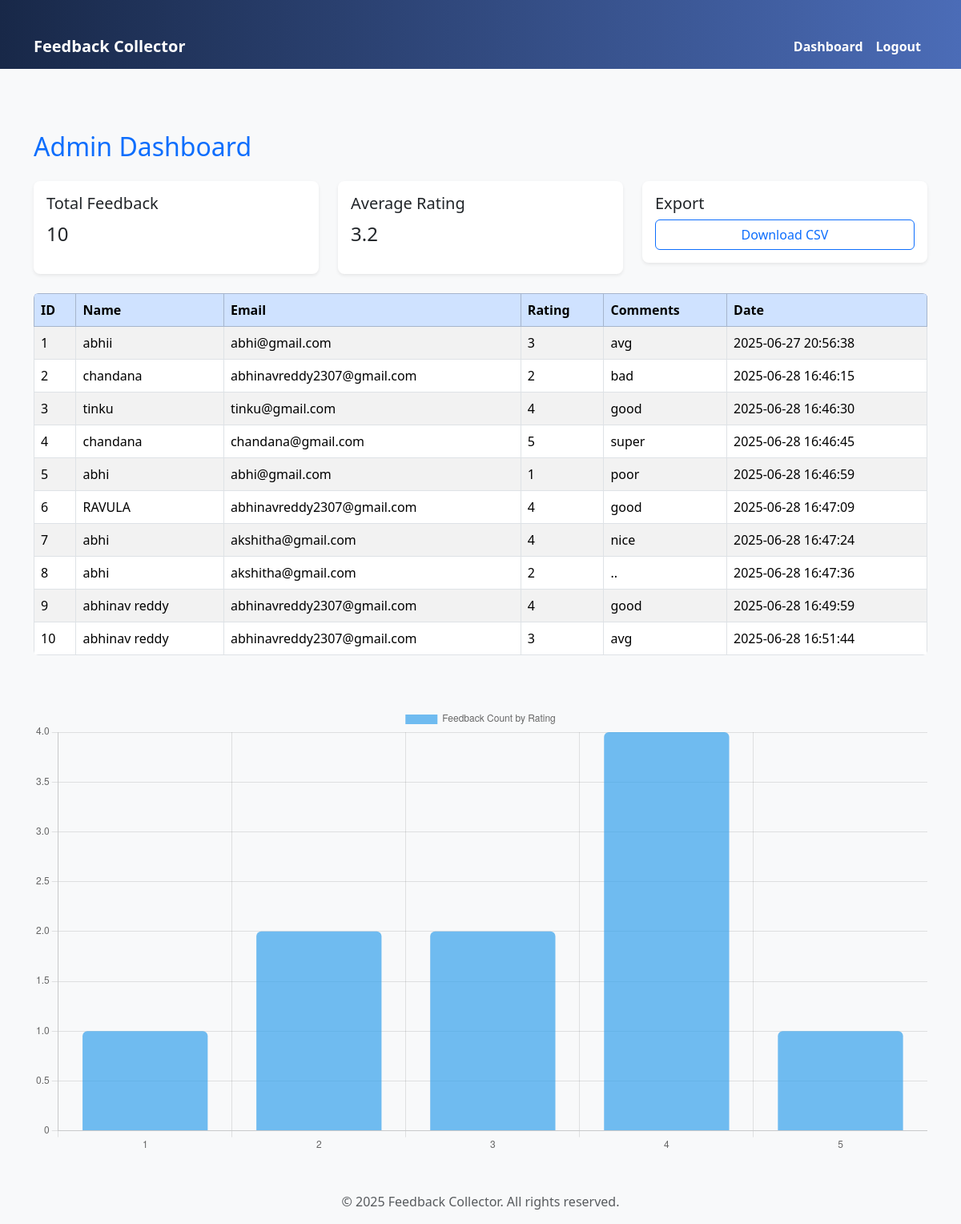
The page /admin-dashboard (signed in) on the database its author committed.
### tables this page shows
CREATE TABLE Feedback (
                    id INTEGER PRIMARY KEY AUTOINCREMENT,
                    name TEXT NOT NULL,
                    email TEXT NOT NULL,
                    rating INTEGER NOT NULL,
                    comments TEXT,
                    date_submitted TEXT NOT NULL
                );

### app.py (the view)
@app.route('/admin-dashboard')
def admin_dashboard():
    if not session.get('admin'):
        return redirect('/login')
    conn = sqlite3.connect('database.db')
    c = conn.cursor()
    c.execute("SELECT * FROM Feedback")
    feedback_data = c.fetchall()
    total_feedback = len(feedback_data)
    avg_rating = round(sum([row[3] for row in feedback_data]) / total_feedback, 2) if total_feedback else 0
    rating_counts = [0, 0, 0, 0, 0]
    for row in feedback_data:
        rating_counts[row[3] - 1] += 1
    conn.close()
    return render_template("admin.html",
                           feedback_list=[{
                               "id": row[0],
                               "name": row[1],
                               "email": row[2],
                               "rating": row[3],
                               "comments": row[4],
                               "date_submitted": row[5]
                           } for row in feedback_data],
                           total_feedback=total_feedback,
                           avg_rating=avg_rating,
                           chart_data=rating_counts)

### templates/admin.html (shortened to what this page needs)
{% extends 'layout.html' %}
{% block content %}
<h2 class="text-primary mb-4">Admin Dashboard</h2>
<div class="row mb-4">
    <div class="col-md-4">
        <div class="card shadow-sm p-3">
            <h5>Total Feedback</h5>
            <p class="fs-4">{{ total_feedback }}</p>
        </div>
    </div>
    <div class="col-md-4">
        <div class="card shadow-sm p-3">
            <h5>Average Rating</h5>
            <p class="fs-4">{{ avg_rating }}</p>
        </div>
    </div>
    <div class="col-md-4">
        <div class="card shadow-sm p-3">
            <h5>Export</h5>
            <a href="/export" class="btn btn-outline-primary">Download CSV</a>
        </div>
    </div>
</div>
<div class="table-responsive mb-5">
    <table class="table table-bordered table-striped">
        <thead class="table-primary">
            <tr>
                <th>ID</th>
                <th>Name</th>
                <th>Email</th>
                <th>Rating</th>
                <th>Comments</th>
                <th>Date</th>
            </tr>
        </thead>
        <tbody>
            {% for fb in feedback_list %}
            <tr>
                <td>{{ fb.id }}</td>
                <td>{{ fb.name }}</td>
                <td>{{ fb.email }}</td>
                <td>{{ fb.rating }}</td>
                <td>{{ fb.comments }}</td>
                <td>{{ fb.date_submitted }}</td>
            </tr>
            {% endfor %}
        </tbody>
    </table>
</div>
<canvas id="ratingChart" width="600" height="300"></canvas>
{% endblock %}
{% block scripts %}
<script>
    const ctx = document.getElementById('ratingChart').getContext('2d');
    const ratingChart = new Chart(ctx, {
        type: 'bar',
        data: {
            labels: [1, 2, 3, 4, 5],
            datasets: [{
                label: 'Feedback Count by Rating',
                data: {{ chart_data | safe }},
                backgroundColor: 'rgba(54, 162, 235, 0.7)',
                borderRadius: 6
            }]
        },
        options: {
            scales: {
                y: {
                    beginAtZero: true
                }
            }
        }
    });
</script>
{% endblock %}

### templates/layout.html (shortened to what this page needs)
<!DOCTYPE html>
<html lang="en">
<head>
    <link href="https://cdn.jsdelivr.net/npm/bootstrap@5.3.3/dist/css/bootstrap.min.css" rel="stylesheet">
    <link rel="stylesheet" href="{{ url_for('static', filename='css/style.css') }}">
</head>
<body style="background-color: #f8f9fa; font-family: 'Segoe UI', sans-serif;">
    <nav class="navbar navbar-expand-lg navbar-dark bg-primary">
        <div class="container">
            <a class="navbar-brand" href="/">Feedback Collector</a>
            <div class="collapse navbar-collapse">
                <ul class="navbar-nav ms-auto">
                    {% if session.get('admin') %}
                        <li class="nav-item"><a class="nav-link" href="/admin-dashboard">Dashboard</a></li>
                        <li class="nav-item"><a class="nav-link" href="/logout">Logout</a></li>
                    {% else %}
                        <li class="nav-item"><a class="nav-link" href="/">Home</a></li>
                        <li class="nav-item"><a class="nav-link" href="/login">Admin</a></li>
                    {% endif %}
                </ul>
            </div>
        </div>
    </nav>
    <div class="container mt-5">
        {% block content %}{% endblock %}
    </div>
    <footer class="text-center mt-5 text-muted">
        <p>&copy; 2025 Feedback Collector. All rights reserved.</p>
    </footer>
    {% block scripts %}{% endblock %}
</body>
</html>

### static/css/style.css (style rules this page uses)
body { font-family: 'Segoe UI', Tahoma, Geneva, Verdana, sans-serif; background: #f8f9fa; margin: 0; padding: 0; color: #333; }
.container { padding-top: 30px; }
.navbar { background-color: #4b6cb7; background-image: linear-gradient(to right, #182848, #4b6cb7); }
.navbar-brand, .nav-link { color: white !important; font-weight: 600; }
.table { background-color: white; border-radius: 6px; overflow: hidden; }
.table thead { background-color: #4b6cb7; color: white; }
.table-striped tbody tr:nth-child(odd) { background-color: #f2f2f2; }
.card { border: none; border-radius: 8px; background-color: #ffffff; box-shadow: 0px 2px 6px rgba(0, 0, 0, 0.1); }

### rows shown on the page
Feedback: id "1", name "abhii", email "abhi@gmail.com", rating "3", comments "avg", date_submitted "2025-06-27 20:56:38"
Feedback: id "2", name "chandana", email "abhinavreddy2307@gmail.com", rating "2", comments "bad", date_submitted "2025-06-28 16:46:15"
Feedback: id "3", name "tinku", email "tinku@gmail.com", rating "4", comments "good", date_submitted "2025-06-28 16:46:30"
Feedback: id "4", name "chandana", email "chandana@gmail.com", rating "5", comments "super", date_submitted "2025-06-28 16:46:45"
Feedback: id "5", name "abhi", email "abhi@gmail.com", rating "1", comments "poor", date_submitted "2025-06-28 16:46:59"
Feedback: id "6", name "RAVULA", email "abhinavreddy2307@gmail.com", rating "4", comments "good", date_submitted "2025-06-28 16:47:09"
Feedback: id "7", name "abhi", email "akshitha@gmail.com", rating "4", comments "nice", date_submitted "2025-06-28 16:47:24"
Feedback: id "8", name "abhi", email "akshitha@gmail.com", rating "2", comments "..", date_submitted "2025-06-28 16:47:36"
Feedback: id "9", name "abhinav reddy", email "abhinavreddy2307@gmail.com", rating "4", comments "good", date_submitted "2025-06-28 16:49:59"
Feedback: id "10", name "abhinav reddy", email "abhinavreddy2307@gmail.com", rating "3", comments "avg", date_submitted "2025-06-28 16:51:44"

### other values the page prints
{{ total_feedback }} "10"
{{ avg_rating }} "3.2"
chart data {{ chart_data | safe }} [1, 2, 2, 4, 1]
